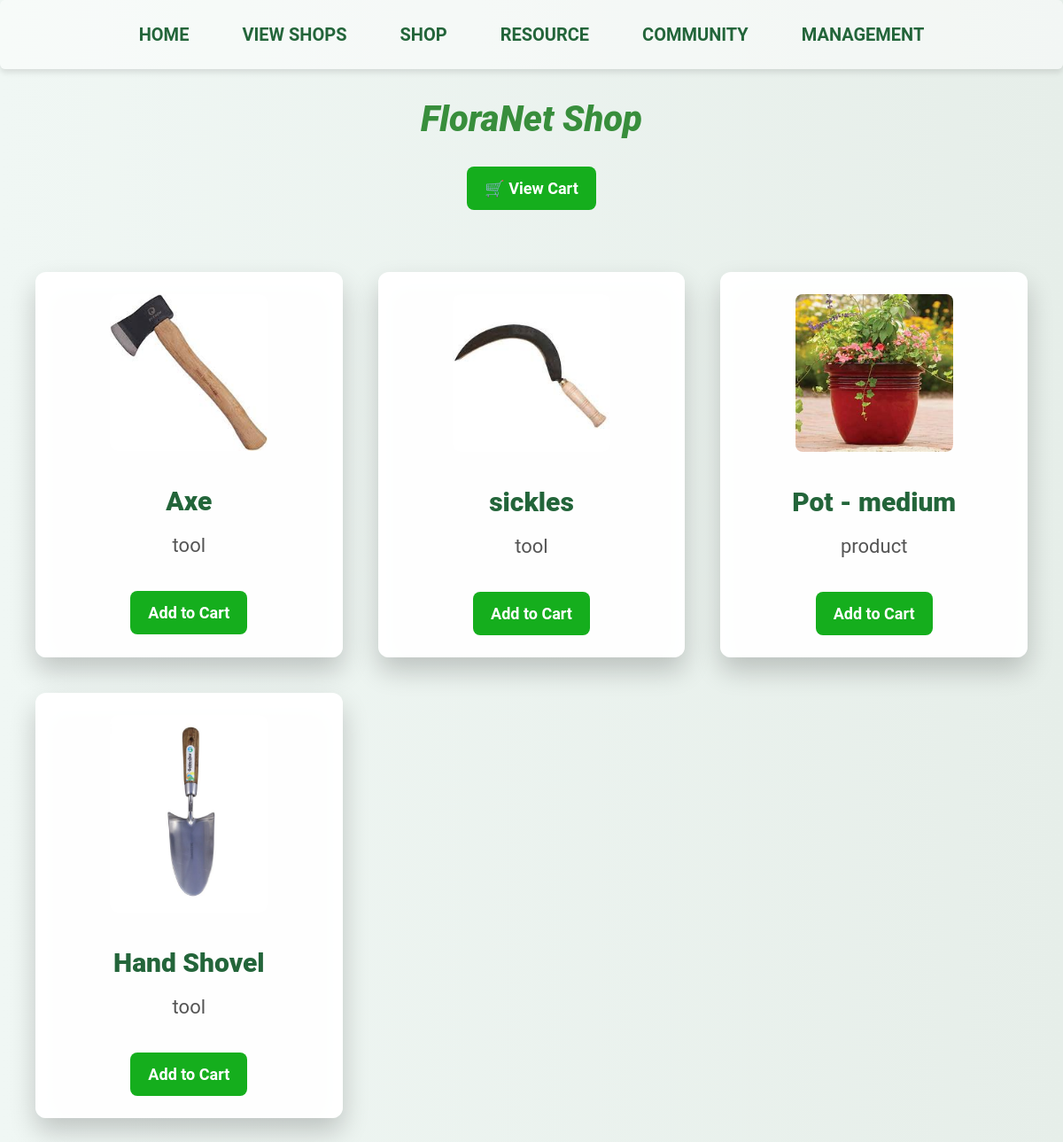
Screenshot of /user_prod/ with the database file from the repository.
### garden_app/models.py (models this page shows, shortened)
class products(models.Model):
    img=models.ImageField(blank=True,null=True)
    prod_name=models.CharField(max_length=100)
    prod_type=models.CharField(max_length=100)
    quantity=models.IntegerField()
    price=models.CharField(max_length=100)
    seller_name=models.CharField(max_length=100)
    seller_phone = models.CharField(max_length=10)

### garden_app/views.py (the view)
# urls.py: path('user_prod/',views.user_prod,name='user_prod'),
def user_prod(request):
    prod = products.objects.all()
    return render(request,'user_prod.html',{'prod':prod})

### garden_app/templates/user_prod.html (shortened to what this page needs)
{% load static %}
{% block content %}
<!DOCTYPE html>
<html lang="en">
<head>
</head>
<body>
    <header class="header_section">
        <nav>
            <div class="navbar-nav">
                <a class="nav-link active" href="/userHome/">Home</a>
                <a class="nav-link" href="/user_shoplist/">View shops</a>
                <a class="nav-link" href="/user_prod/">Shop</a>
                <a class="nav-link" href="/edu/">Resource</a>
                <a class="nav-link" href="/community/">Community</a>
                <a class="nav-link" href="/tools/">Management</a>
            </div>
        </nav>
    </header>
    <h2>FloraNet Shop</h2>
    <div class="cart-container">
        <a href="/cartlist/" class="cart-link">🛒 View Cart</a>
    </div>
    <div class="product-container">
        {% for p in prod %}
        <div class="product-card" onclick="toggleDetails(this)">
            <img src="{{ p.img.url }}" alt="{{ p.prod_name }}">
            <div class="product-name">{{ p.prod_name }}</div>
            <div class="product-type">{{ p.prod_type }}</div>
            <br>
            <a href="/addcart/{{p.id}}" class="cart-link">Add to Cart</a>
        </div>
        {% endfor %}
    </div>
</body>
</html>
{% endblock %}

### garden_app/templates/user_prod.html (style rules this page uses)
body { position: relative; margin: 0; padding: 0; font-family: 'Roboto', sans-serif; color: #333; background: linear-gradient(to right, #f0f7f4, #e6eee9); }
h2 { text-align: center; font-style: italic; color: #388E3C; margin-bottom: 30px; font-size: 40px; font-weight: 900; }
.navbar-nav { display: flex; justify-content: center; gap: 20px; padding: 15px; background-color: #ffffff83; border-radius: 6px; box-shadow: 0 4px 6px rgba(0, 0, 0, 0.1); margin-bottom: 20px; }
.navbar-nav .nav-link { color: #23653a !important; font-weight: 600; font-size: 20px; text-transform: uppercase; padding: 12px 20px; text-decoration: none; transition: color 0.3s ease-in-out, transform 0.3s; }
.cart-container { text-align: center; margin-bottom: 30px; }
.cart-link { display: inline-block; background-color: #15ae1d; color: #fff; padding: 14px 20px; border-radius: 8px; font-size: 18px; font-weight: 700; text-decoration: none; transition: background-color 0.3s ease-in-out, transform 0.3s; }
.product-container { display: grid; grid-template-columns: repeat(auto-fit, minmax(280px, 1fr)); gap: 40px; justify-content: center; padding: 40px; }
.product-card { background: rgba(255, 255, 255, 0.98); border-radius: 12px; box-shadow: 0 15px 30px rgba(0, 0, 0, 0.2); padding: 25px; text-align: center; transition: transform 0.3s, box-shadow 0.3s; position: relative; overflow: hidden; cursor: pointer; }
.product-card::before { content: ""; position: absolute; width: 90%; height: 95%; background: rgba(0, 0, 0, 0.1); filter: blur(10px); z-index: -1; top: 5%; left: 5%; border-radius: 12px; }
.product-card img { width: 60%; max-width: 300px; height: auto; border-radius: 8px; margin-bottom: 15px; }
.product-name { font-size: 30px; font-weight: 800; color: #23653a; margin: 20px 0; }
.product-type { font-size: 22px; color: #555; margin-bottom: 20px; }

### rows the page displays
products: img (picture), prod_name "Axe", prod_type "tool"
products: img (picture), prod_name "sickles", prod_type "tool"
products: img (picture), prod_name "Pot - medium", prod_type "product"
products: img (picture), prod_name "Hand Shovel", prod_type "tool"
